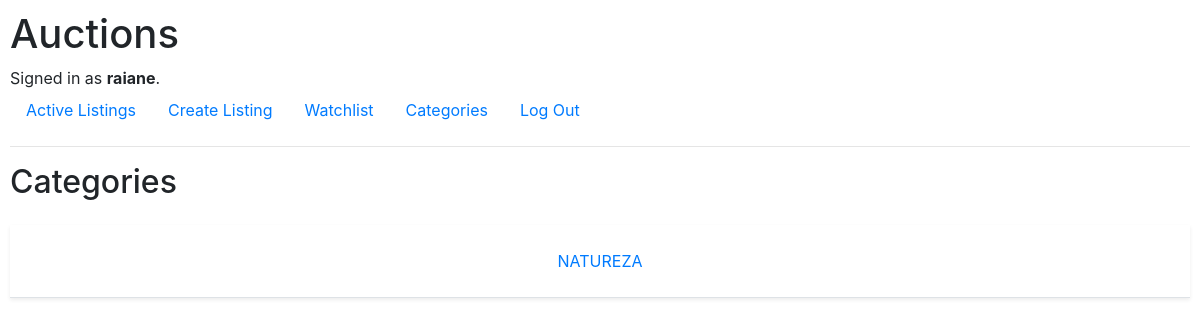
The app's page /categories (signed in), older data.
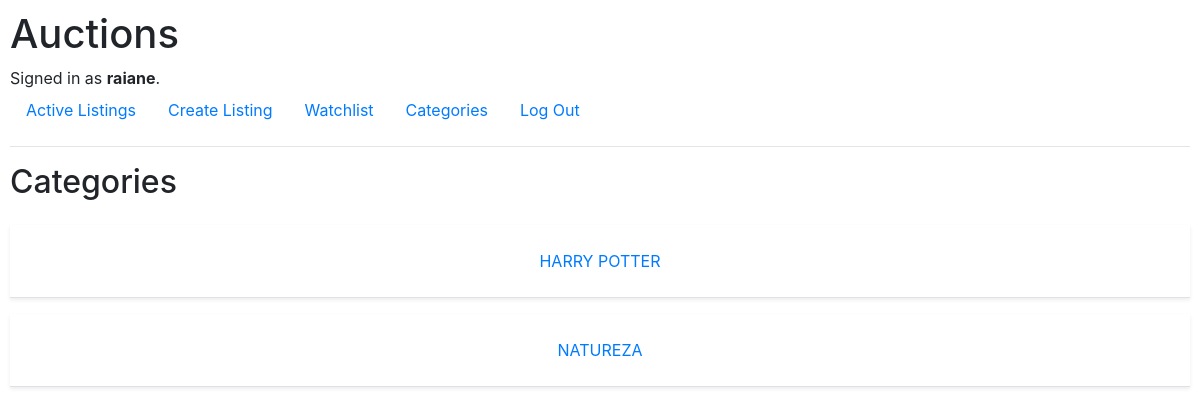
The same page, newer data.
### auctions/models.py (models this page shows)
class User(AbstractUser):
    pass

class Categories(models.Model):
    category = models.CharField(max_length=100, unique=True, blank=True, null=True)
    def __str__(self):
        return f"{self.category}"

### auctions/views.py (the view)
# urls.py: path("categories", views.categories, name="categories"),
@login_required(login_url='login')
def categories(request):
    categories = Categories.objects.all()
    categories_list = []
    for category in categories:
        if category.listing.filter(active=True).all():
            categories_list.append(category)
    return render(request, 'auctions/categories.html', {
        "categories": categories_list,
    })

### auctions/templates/auctions/categories.html (shortened to what this page needs)
{% extends 'auctions/layout.html' %}
{% block body %}
    <h2 class="pb-3">Categories</h2>
    <ul class="list-unstyled">
        {% for category in categories %}
            <li class="shadow-sm p-4 mb-3 border-bottom text-center">
                <a href="{% url 'categoryPage' category %}">{{ category | upper }}</a>
            </li>
        {% empty %}
            <li>
                <p class="lead">No category added yet.</p>
            </li>
        {% endfor %}
    </ul>
{% endblock %}

### auctions/templates/auctions/layout.html (shortened to what this page needs)
{% load static %}
<!DOCTYPE html>
<html lang="en">
    <head>
        <link rel="stylesheet" href="https://stackpath.bootstrapcdn.com/bootstrap/4.4.1/css/bootstrap.min.css">
        <link href="{% static 'auctions/styles.css' %}" rel="stylesheet">
    </head>
    <body>
        <h1>Auctions</h1>
        <div>
            {% if user.is_authenticated %}
                Signed in as <strong>{{ user.username }}</strong>.
            {% else %}
                Not signed in.
            {% endif %}
        </div>
        <ul class="nav">
            <li class="nav-item">
                <a class="nav-link" href="{% url 'index' %}">Active Listings</a>
            </li>
            {% if user.is_authenticated %}
                <li class="nav-item">
                    <a href="{% url 'create_listing' %}" class="nav-link">Create Listing</a>
                </li>
                <li class="nav-item">
                    <a href="{% url 'watchlist' %}" class="nav-link">Watchlist</a>
                </li>
                <li class="nav-item">
                    <a href="{% url 'categories' %}" class="nav-link">Categories</a>
                </li>
                <li class="nav-item">
                    <a class="nav-link" href="{% url 'logout' %}">Log Out</a>
                </li>
            {% endif %}
        </ul>
        <hr>
        {% block body %}
        {% endblock %}
    </body>
</html>

### auctions/static/auctions/styles.css (style rules this page uses)
body { padding: 10px; }

Row changes from the older to the newer data that the page shows:
added Categories: category "HARRY POTTER"
